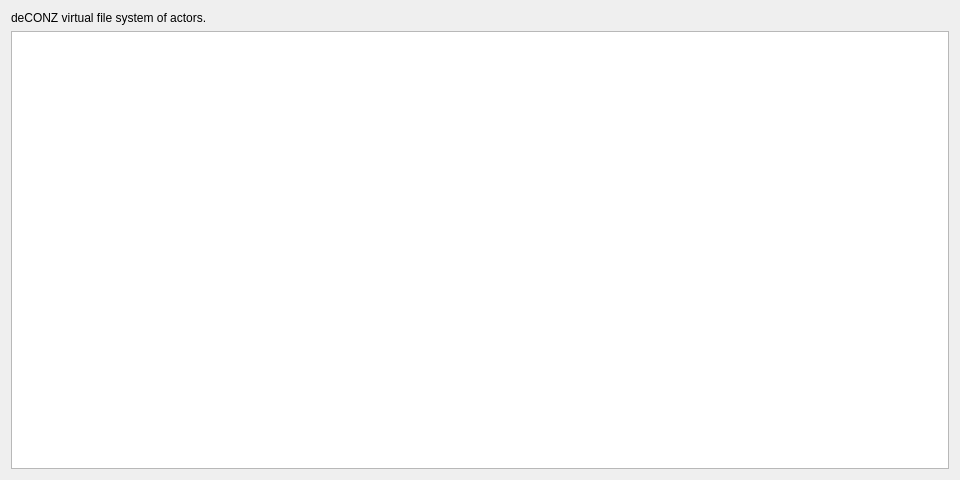
<?xml version="1.0" encoding="UTF-8"?>
<ui version="4.0">
 <class>ActorVfsView</class>
 <widget class="QDialog" name="ActorVfsView">
  <property name="geometry">
   <rect>
    <x>0</x>
    <y>0</y>
    <width>960</width>
    <height>480</height>
   </rect>
  </property>
  <property name="windowTitle">
   <string>Data view</string>
  </property>
  <property name="windowIcon">
   <iconset resource="../zm_resources.qrc">
    <normaloff>:/icons/cryo/32/drive-disk.png</normaloff>:/icons/cryo/32/drive-disk.png</iconset>
  </property>
  <layout class="QVBoxLayout" name="verticalLayout">
   <item>
    <widget class="QLabel" name="topHeader">
     <property name="text">
      <string>deCONZ virtual file system of actors.</string>
     </property>
    </widget>
   </item>
   <item>
    <widget class="QTreeView" name="treeView"/>
   </item>
  </layout>
 </widget>
 <resources>
  <include location="../zm_resources.qrc"/>
 </resources>
 <connections/>
</ui>
